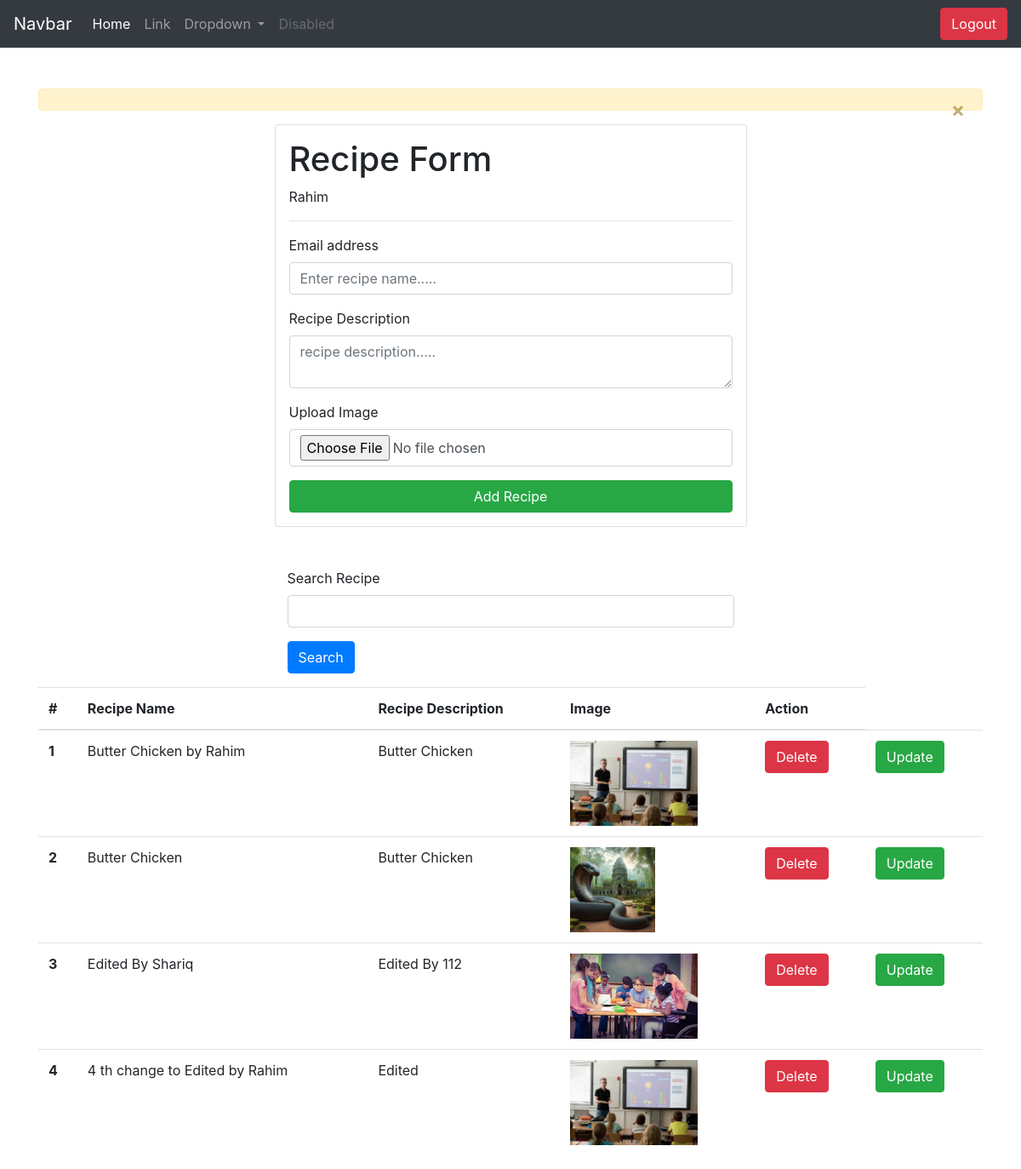
Page /recipes/ (signed in) on the committed database.
### vegi/models.py (models this page shows, shortened)
class Recipe(models.Model):
    user=models.ForeignKey(User, on_delete=models.SET_NULL, null=True, blank=True)
    recipe_name=models.CharField(max_length=100)
    recipe_description=models.TextField()
    recipe_image=models.ImageField(upload_to="recipe")

### vegi/views.py (the view, shortened to what this page needs)
# urls.py: path('recipes/', recipes, name='recipes'),
@login_required(login_url='/login/')
def recipes(req):
    queryset= Recipe.objects.all()
    if req.GET.get('search'):
        queryset = queryset.filter(recipe_name__icontains=req.GET.get('search'))
    context={'recipes': queryset}
    return render(req, 'recipes.html', context)

### vegi/templates/recipes.html (shortened to what this page needs)
{% extends "base.html" %}
{% block content %}
<div class="container mt-5">
  <div class="alert alert-warning alert-dismissible fade show" role="alert">
    <button type="button" class="close" data-dismiss="alert" aria-label="Close">
      <span aria-hidden="true">&times;</span>
    </button>
  </div>
    <form class='col-6 mx-auto card p-3 shadow-lg' method="post" enctype="multipart/form-data">
        <h1>Recipe Form</h1>
        {{request.user.first_name}}
        <hr>
        <div class="mb-3">
          <label for="recipe_name">Email address</label>
          <input type="text" class="form-control" Required id="recipe_name" name='recipe_name' placeholder="Enter recipe name.....">
        </div>
        <div class="mb-3">
          <label for="recipe_description">Recipe Description</label>
          <textarea class="form-control" Required name='recipe_description' placeholder="recipe description....."></textarea>
        </div>
        <div class="mb-3">
            <label for="image">Upload Image</label>
            <input type="file" name="recipe_image" id="image" class='form-control'>
        </div>
        <button type="submit" class="btn btn-success">Add Recipe</button>
    </form>
    <div class="mt-5">
        <div class="mx-auto col-6">
            <form action="">
                <div class="mb-3">
                    <label for="" class='form-label'>Search Recipe</label>
                    <input type="text" class='form-control mb-3' name="search" id="">
                    <button type='submit' class='btn btn-primary'>Search</button>
                </div>
            </form>
        </div>
    </div>
    <table class="table">
        <thead>
          <tr>
            <th scope="col">#</th>
            <th scope="col">Recipe Name</th>
            <th scope="col">Recipe Description</th>
            <th scope="col">Image</th>
            <th scope="col">Action</th>
          </tr>
        </thead>
        <tbody>
        {% for recipe in recipes%}
          <tr>
            <th scope="row">{{ forloop.counter }}</th>
            <td>{{ recipe.recipe_name }}</td>
            <td>{{ recipe.recipe_description }}</td>
            <td><img src="{{ recipe.recipe_image.url }}" style="height: 100px" alt=""></td>
            <td><a href="/delete_recipe/{{recipe.id}}" class='btn btn-danger'>Delete</a></td>
            <td><a href="/update_recipe/{{recipe.id}}" class='btn btn-success'>Update</a></td>
          </tr>
          {% endfor %}
        </tbody>
      </table>
</div>
{% endblock %}

### home/templates/base.html (shortened to what this page needs)
<!DOCTYPE html>
<html lang="en">
  <head>
    <link rel="stylesheet" href="https://cdn.jsdelivr.net/npm/bootstrap@4.0.0/dist/css/bootstrap.min.css">
  </head>
  <body>
    <nav class="navbar navbar-expand-lg navbar-dark bg-dark">
      <a class="navbar-brand" href="#">Navbar</a>
      <div class="collapse navbar-collapse" id="navbarSupportedContent">
        <ul class="navbar-nav mr-auto">
          <li class="nav-item active">
            <a class="nav-link" href="#">Home <span class="sr-only">(current)</span></a>
          </li>
          <li class="nav-item">
            <a class="nav-link" href="#">Link</a>
          </li>
          <li class="nav-item dropdown">
            <a class="nav-link dropdown-toggle" href="#" id="navbarDropdown" role="button" data-toggle="dropdown" aria-haspopup="true" aria-expanded="false">
              Dropdown
            </a>
          </li>
          <li class="nav-item">
            <a class="nav-link disabled" href="#">Disabled</a>
          </li>
        </ul>
        {% if request.user.is_authenticated %}
        <a href="/logout/" class='btn btn-danger'>Logout</a>
        {% else %}
        <a href="/login/" class='btn btn-success'>Login</a>
        {% endif %}
      </div>
    </nav>
        {% block content  %}
        {% endblock  %}
  </body>
</html>

### rows in the picture
Recipe: recipe_name "Butter Chicken by Rahim", recipe_description "Butter Chicken", recipe_image (picture)
Recipe: recipe_name "Butter Chicken", recipe_description "Butter Chicken", recipe_image (picture)
Recipe: recipe_name "Edited By Shariq", recipe_description "Edited By 112", recipe_image (picture)
Recipe: recipe_name "4 th change to Edited by Rahim", recipe_description "Edited", recipe_image (picture)

### other values in the picture
{{ request.user.first_name }} "Rahim"
